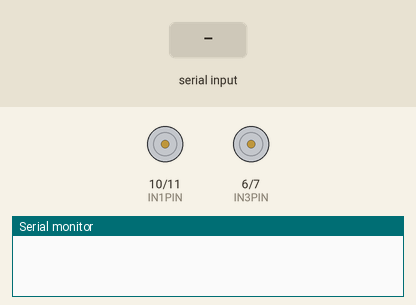
Simulated run of this sketch. Board: Arduino Uno, built with avr-gcc and run on an emulated ATmega328P. On the bench: motor-driver pin pairs drawn as motors (green arrow = first pin HIGH = forward, orange = second pin HIGH = backward, longer = more drive, scaled by the enable pin), the last lines printed to the serial monitor. The inputs (shaded band) are chosen by the test bench.

Above: at 1.2 s.
1.3 s: "F" received over the second serial link
At 1.6 s:
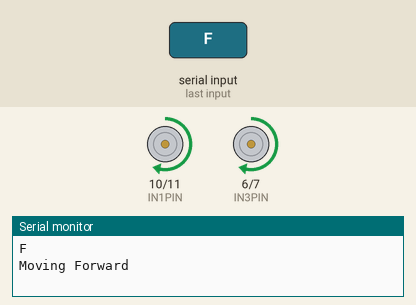
2.8 s: "B" received over the second serial link
At 4.0 s:
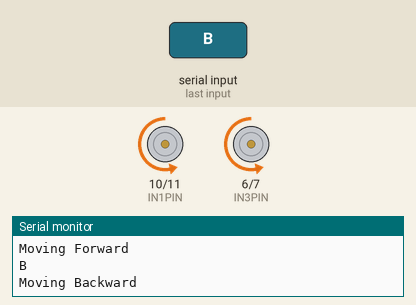
4.3 s: "R" received over the second serial link
At 5.1 s:
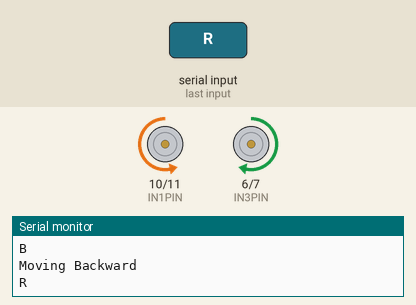
5.8 s: "L" received over the second serial link
At 6.3 s:
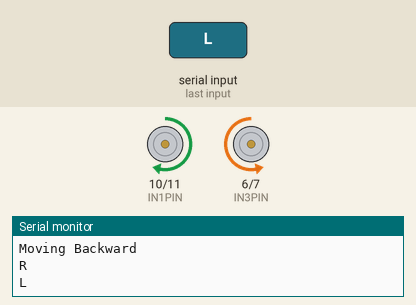
Timing chart, 0 to 8.3 s (numbered marks = the images above; inputs shaded):
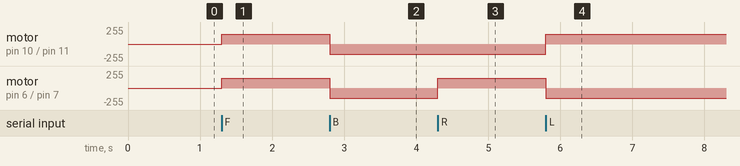

Measured:
- after the input at 1.3 s, motor on pin 10 (IN1PIN) / pin 11 (IN2PIN), motor on pin 6 (IN3PIN) / pin 7 (IN4PIN): stopped → forward 150/255 at once
- after the input at 2.8 s, motor on pin 10 (IN1PIN) / pin 11 (IN2PIN), motor on pin 6 (IN3PIN) / pin 7 (IN4PIN): forward 150/255 → backward 150/255 at once
- after the input at 4.3 s, motor on pin 6 (IN3PIN) / pin 7 (IN4PIN): backward 150/255 → forward 150/255 at once
- after the input at 5.8 s, motor on pin 10 (IN1PIN) / pin 11 (IN2PIN): backward 150/255 → forward 150/255 at once; motor on pin 6 (IN3PIN) / pin 7 (IN4PIN): forward 150/255 → backward 150/255 at once

The sketch:

bluetoothcardemo.ino
```cpp
#include <SoftwareSerial.h>

// Motor A
const int ENAPIN = 9;
const int IN1PIN = 10;
const int IN2PIN = 11;

// Motor B
const int ENBPIN = 5;
const int IN3PIN = 6;
const int IN4PIN = 7;

// Bluetooth
const int TXPIN = 13;
const int RXPIN = 12;

const int MAXSPEED = 150;

SoftwareSerial bluetooth(RXPIN, TXPIN);

void setup() {
  pinMode(ENAPIN, OUTPUT);
  pinMode(IN1PIN, OUTPUT);
  pinMode(IN2PIN, OUTPUT);
  pinMode(ENBPIN, OUTPUT);
  pinMode(IN3PIN, OUTPUT);
  pinMode(IN4PIN, OUTPUT);

  // Initialize PWM pins
  analogWrite(ENAPIN, 0);
  analogWrite(ENBPIN, 0);

  bluetooth.begin(9600);
  Serial.begin(9600);
}

void loop() {
  if (bluetooth.available()) {
    char command = bluetooth.read();
    Serial.println(command);
    executeCommand(command);
  }
}

void executeCommand(char command) {
  switch (command) {
    case 'F':
      Serial.println("Moving Forward");
      // Move forward at full speed
      analogWrite(ENAPIN, MAXSPEED); // Full speed
      analogWrite(ENBPIN, MAXSPEED); // Full speed
      digitalWrite(IN1PIN, HIGH);
      digitalWrite(IN2PIN, LOW);
      digitalWrite(IN3PIN, HIGH);
      digitalWrite(IN4PIN, LOW);
      break;
    case 'B':
      Serial.println("Moving Backward");
      // Move backward at full speed
      analogWrite(ENAPIN, MAXSPEED); // Full speed
      analogWrite(ENBPIN, MAXSPEED); // Full speed
      digitalWrite(IN1PIN, LOW);
      digitalWrite(IN2PIN, HIGH);
      digitalWrite(IN3PIN, LOW);
      digitalWrite(IN4PIN, HIGH);
      break;
    case 'R':
      // Turn right at full speed
      analogWrite(ENAPIN, MAXSPEED); // Full speed
      analogWrite(ENBPIN, MAXSPEED); // Full speed
      digitalWrite(IN1PIN, LOW);
      digitalWrite(IN2PIN, HIGH);
      digitalWrite(IN3PIN, HIGH);
      digitalWrite(IN4PIN, LOW);
      break;
    case 'L':
      // Turn left at full speed
      analogWrite(ENAPIN, MAXSPEED); // Full speed
      analogWrite(ENBPIN, MAXSPEED); // Full speed
      digitalWrite(IN1PIN, HIGH);
      digitalWrite(IN2PIN, LOW);
      digitalWrite(IN3PIN, LOW);
      digitalWrite(IN4PIN, HIGH);
      break;
          case 'S':
      // Stop
      analogWrite(ENAPIN, 0); // Stop motor A
      analogWrite(ENBPIN, 0); // Stop motor B
      digitalWrite(IN1PIN, LOW);
      digitalWrite(IN2PIN, LOW);
      digitalWrite(IN3PIN, LOW);
      digitalWrite(IN4PIN, LOW);
      break;
    default:
      // Invalid command
      break;
  }
}
```
